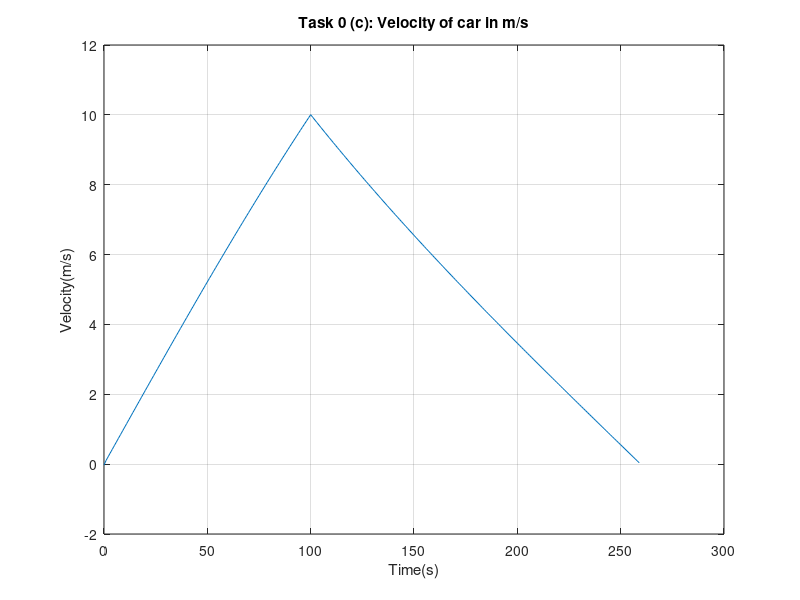
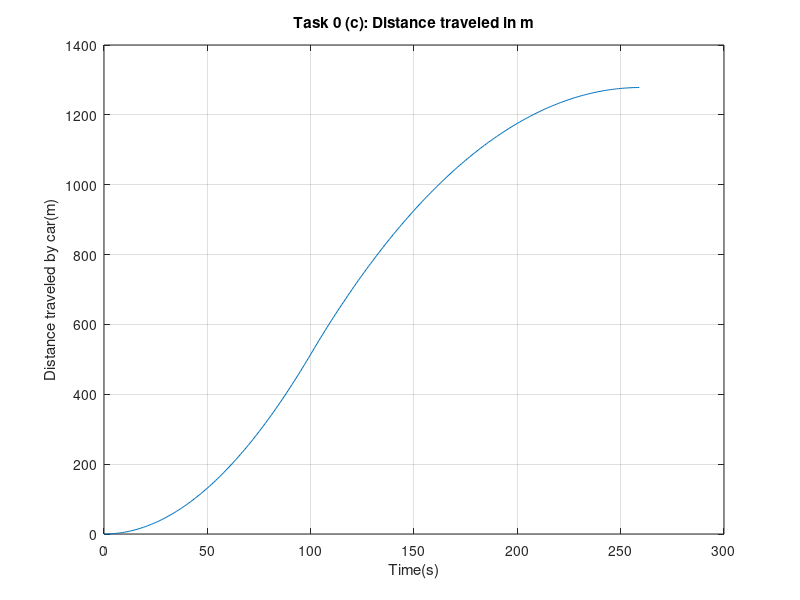

These figures' MATLAB source, in order:
% EMTH171
% Something here
clear
clc

% Initialise variables
g = 9.81;	% Gravitational constant m/sec/sec
% Car constants
m = 760;		% Mass in kg
Jmotor = 25.5;      % Motor moment of intertia in kg.m^2
Jwheel = 10.0;      % Drive wheel moment of intertia in kg.m^2
fd0 = 180;		% Static (& low speed) drag force in N
beta = 0.31;    % Wind resistance factor in N / (m/sec)^2			
km = 0.5;		% Motor factor in N.m per amp
rmotorS = 0.1;	
rwheelS = 0.15;	
rwheel = 0.25;	% Radii in m

% Parameters of the road for Task 0
% Simulation parameters
current = 100;		% Fixed motor current in A
tf = 100;       % Time in seconds when the current is switched off
sina = sin (atan (-10 / 1000));     % sin(alpha) for 10 m down every km along
tdelta = 1.0;   % Time step in seconds
% Calculate derived quantities
Tm = current * km;   % Fixed motor torque in N.m while current is applied
Jef = Jmotor + (rmotorS / rwheelS)^2 * (Jwheel + rwheel^2 * m); % Effective moment of intertia in kg.m^2
N = tf / tdelta + 1;
vLinear = zeros (1, N);
distanceArray = zeros (1, N);
% Initial conditions (standing start)
omega = 0;       % Initial omega_m ('om')
origVelocity = 0;        % Speed along road in m/sec
origDisplacement = 0;        % Distance along road from start in m
fload = fd0 + m * g * sina;
index = 1;

% Task 0 (a) straight forward calculation for ditance traveled with integration
% Angular velocity changed to linear * time^2 / 2 
distanceInt = 1 / Jef * (Tm - (rmotorS / rwheelS * rwheel * fload))* rmotorS / rwheelS * rwheel * 100^2 / 2


for t = tdelta:tdelta:tf
    dwdt = 1 / Jef * (Tm - (rmotorS / rwheelS * rwheel * fload))  % Function for constant acceleration of motor
    omegaNew = omega + tdelta * dwdt;    % Estimate om by Euler's method
    velocityNew = omegaNew * rmotorS / rwheelS * rwheel; % Estimate u at end of step
    displacementNew = origDisplacement + tdelta * (origVelocity + velocityNew)/2; % Estimate s at end of step by trapezoidal integration
    vLinear(index) = origVelocity;
    distanceArray(index) = origDisplacement;
    index = index + 1;
    omega = omegaNew; % Advance to next time step
    origVelocity = velocityNew;     %
    origDisplacement = displacementNew;     %
end

distanceArray

% Recompute the (fixed) motor acceleration with no motor torque
Tm = 0;
dwdt = (Tm - rmotorS / rwheelS * rwheel * fload) / Jef;

while (velocityNew > 0)
   % Estimate the state at the end of the time step (n = 'next')
   omegaNew = omega + tdelta * dwdt;    % Estimate om by Euler's method
   velocityNew = omegaNew * rmotorS / rwheelS * rwheel;      % Estimate u at end of step
   displacementNew = origDisplacement + tdelta * (origVelocity + velocityNew)/2; % Estimate s at end of step by trapezoidal integration
   vLinear(index) = origVelocity;
   distanceArray(index) = origDisplacement;
   index = index + 1;
   omega = omegaNew;   		% Advance to next time step
   origVelocity = velocityNew;     		%
   origDisplacement = displacementNew;     		%
   t = t + tdelta;	%
end

% figure(1)
% plot ([0:tdelta:tdelta * (index - 2)], vLinear)
% title('Task 0 (b): Velocity of car(m/s) against time(s)')
% xlabel('Time (s)')
% ylabel('Velocity(m/s)')
% grid on
% 
% figure(2)
% plot ([0:tdelta:tdelta * (index - 2)], distanceArray)
% title('Task 0 (b): Distance traveled by car(m) against time(s)')
% xlabel('Time(s)')
% ylabel('Distance traveled(m)')
% grid on

% Part C which takes wind resistance into account
omega = 0;
origDisplacement = 0;
t = 0;
velocityNew = 0;
index = 1;
Tm = current * km;

for t = tdelta:tdelta:tf
    dwdt = 1 / Jef * (Tm - (rmotorS / rwheelS * rwheel * (fload + (beta * origVelocity ^ 2))));  % Function for changing acc of motor
    omegaNew = omega + tdelta * dwdt;    % Estimate om by Euler's method
    velocityNew = omegaNew * rmotorS / rwheelS * rwheel; % Estimate u at end of step
    displacementNew = origDisplacement + tdelta * (origVelocity + velocityNew)/2; % Estimate s at end of step by trapezoidal integration
    vLinearWind(index) = origVelocity;
    distanceArrayWind(index) = origDisplacement;
    index = index + 1;
    omega = omegaNew;   % Advance to next time step
    origVelocity = velocityNew   %
    origDisplacement = displacementNew;     %
end

Tm = 0; % No torque provided by motor when current is turned off

while (velocityNew > 0)
   dwdt = 1 / Jef * (Tm - (rmotorS / rwheelS * rwheel * (fload + (beta * origVelocity ^ 2))));
   % Estimate the state at the end of the time step (n = 'next')
   omegaNew = omega + tdelta * dwdt;    % Estimate new omega by Euler's method
   velocityNew = omegaNew * rmotorS / rwheelS * rwheel;      % Estimate new linear velocity at end of step
   displacementNew = origDisplacement + tdelta * (origVelocity + velocityNew)/2; % Estimate deisplacement at end of step by trapezoidal integration
   vLinearWind(index) = origVelocity;
   distanceArrayWind(index) = origDisplacement;
   index = index + 1;
   omega = omegaNew;   		% Advance to next time step
   origVelocity = velocityNew;     		%
   origDisplacement = displacementNew;     		%
   t = t + tdelta;	%
end

t

figure(3)
plot ([0:tdelta:tdelta * (index - 2)], vLinearWind)
title('Task 0 (c): Velocity of car in m/s')
xlabel('Time(s)')
ylabel('Velocity(m/s)')
grid on

figure(4)
plot ([0:tdelta:tdelta * (index - 2)], distanceArrayWind)
title('Task 0 (c): Distance traveled in m')
xlabel('Time(s)')
ylabel('Distance traveled by car(m)')
grid on

% % Task 1 (a)
% omega = 0;
% origDisplacement = 0;
% t = 0;
% omegaNew = 0;
% velocityNew = 0;
% displacementNew = 0;
% index = 1;
% current = 125;
% Tm = current * km;
% 
% 
% %Calculating current required to maintain this velocity
% kmh2mps = 100/360;
% current = (rmotorS / rwheelS * rwheel * (fload + (beta * (100*kmh2mps) ^ 2)) /km);
% dwdt = 1 / Jef * ((current*km) - (rmotorS / rwheelS * rwheel * (fload + (beta * 100*kmh2mps ^ 2))));
% 
% totalCap = 38 * 5; % Max current produced in one hour
% dcapdt = totalCap * 3600;
%     
